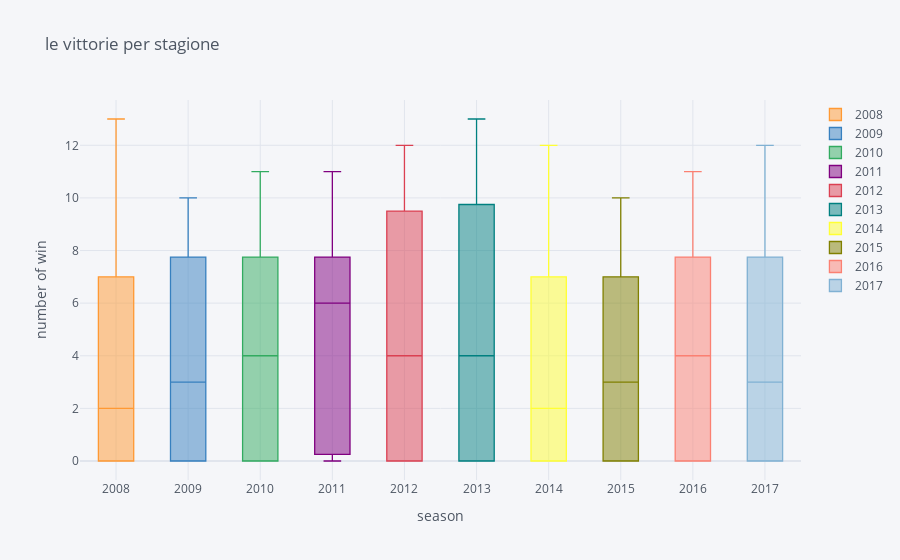

The code cell stored with this chart in its notebook:
### Code cell
sum1.iplot(kind = 'box', xTitle = 'season', yTitle = 'number of win', title= 'le vittorie per stagione')

### Figure 1 — Plotly figure (JSON) as saved in the notebook; plotly's stock layout.template omitted (floating-point values rounded to 4 significant figures)
{"data": [{"boxpoints": false, "line": {"width": 1.3}, "marker": {"color": "rgba(255, 153, 51, 1.0)"}, "name": "2008", "orientation": "v", "type": "box", "y": [0, 9, 2, 7, 0, 10, 0, 6, 7, 0, 13, 0, 0, 4, 0]}, {"boxpoints": false, "line": {"width": 1.3}, "marker": {"color": "rgba(55, 128, 191, 1.0)"}, "name": "2009", "orientation": "v", "type": "box", "y": [0, 8, 9, 10, 0, 7, 0, 3, 5, 0, 6, 0, 0, 9, 0]}, {"boxpoints": false, "line": {"width": 1.3}, "marker": {"color": "rgba(50, 171, 96, 1.0)"}, "name": "2010", "orientation": "v", "type": "box", "y": [0, 9, 8, 7, 0, 4, 0, 7, 11, 0, 6, 0, 0, 8, 0]}, {"boxpoints": false, "line": {"width": 1.3}, "marker": {"color": "rgba(128, 0, 128, 1.0)"}, "name": "2011", "orientation": "v", "type": "box", "y": [1, 11, 6, 4, 0, 7, 6, 8, 10, 4, 6, 0, 0, 10, 0]}, {"boxpoints": false, "line": {"width": 1.3}, "marker": {"color": "rgba(219, 64, 82, 1.0)"}, "name": "2012", "orientation": "v", "type": "box", "y": [0, 10, 4, 11, 0, 8, 0, 12, 10, 4, 7, 0, 0, 8, 0]}, {"boxpoints": false, "line": {"width": 1.3}, "marker": {"color": "rgba(0, 128, 128, 1.0)"}, "name": "2013", "orientation": "v", "type": "box", "y": [0, 12, 0, 3, 0, 8, 0, 6, 13, 4, 11, 0, 0, 9, 10]}, {"boxpoints": false, "line": {"width": 1.3}, "marker": {"color": "rgba(255, 255, 51, 1.0)"}, "name": "2014", "orientation": "v", "type": "box", "y": [0, 10, 0, 2, 0, 12, 0, 11, 7, 0, 7, 0, 0, 5, 6]}, {"boxpoints": false, "line": {"width": 1.3}, "marker": {"color": "rgba(128, 128, 0, 1.0)"}, "name": "2015", "orientation": "v", "type": "box", "y": [2, 10, 0, 5, 0, 3, 0, 7, 10, 0, 7, 0, 0, 8, 7]}, {"boxpoints": false, "line": {"width": 1.3}, "marker": {"color": "rgba(251, 128, 114, 1.0)"}, "name": "2016", "orientation": "v", "type": "box", "y": [0, 0, 0, 7, 9, 4, 0, 8, 7, 0, 0, 0, 5, 9, 11]}, {"boxpoints": false, "line": {"width": 1.3}, "marker": {"color": "rgba(128, 177, 211, 1.0)"}, "name": "2017", "orientation": "v", "type": "box", "y": [0, 0, 0, 6, 4, 7, 0, 9, 12, 0, 0, 10, 0, 3, 8]}], "layout": {"legend": {"bgcolor": "#F5F6F9", "font": {"color": "#4D5663"}}, "paper_bgcolor": "#F5F6F9", "plot_bgcolor": "#F5F6F9", "title": {"font": {"color": "#4D5663"}, "text": "le vittorie per stagione"}, "xaxis": {"gridcolor": "#E1E5ED", "showgrid": true, "tickfont": {"color": "#4D5663"}, "title": {"font": {"color": "#4D5663"}, "text": "season"}, "zerolinecolor": "#E1E5ED"}, "yaxis": {"gridcolor": "#E1E5ED", "showgrid": true, "tickfont": {"color": "#4D5663"}, "title": {"font": {"color": "#4D5663"}, "text": "number of win"}, "zerolinecolor": "#E1E5ED"}}}
